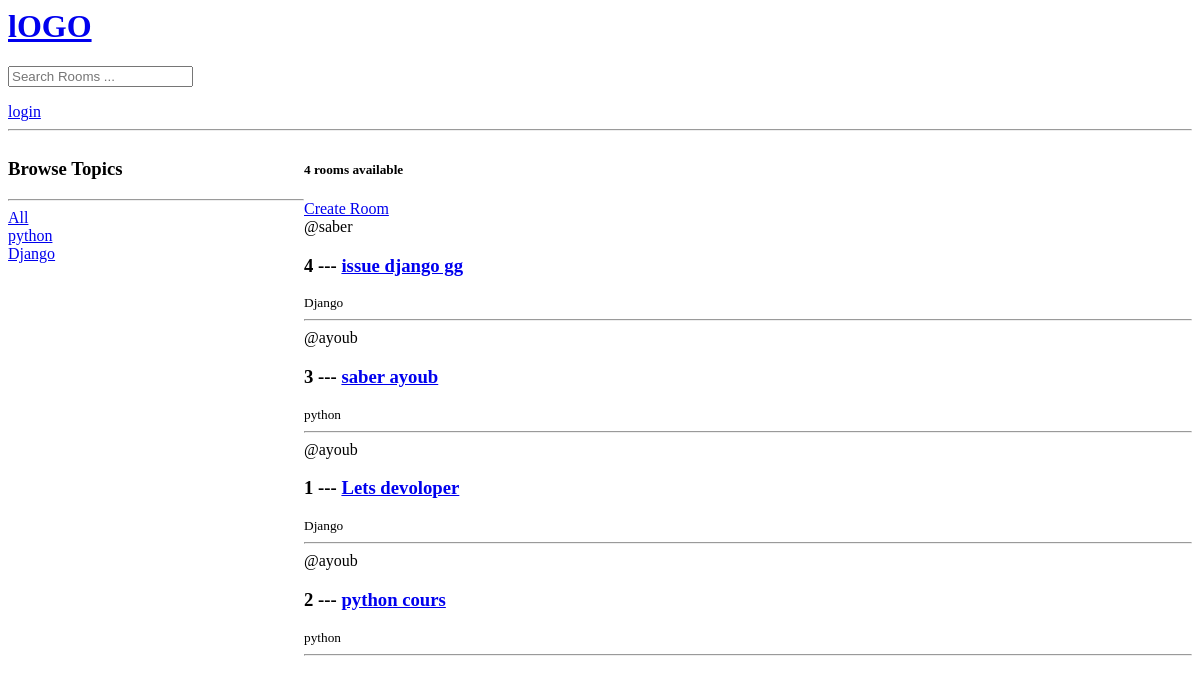
The app's page /, older data.
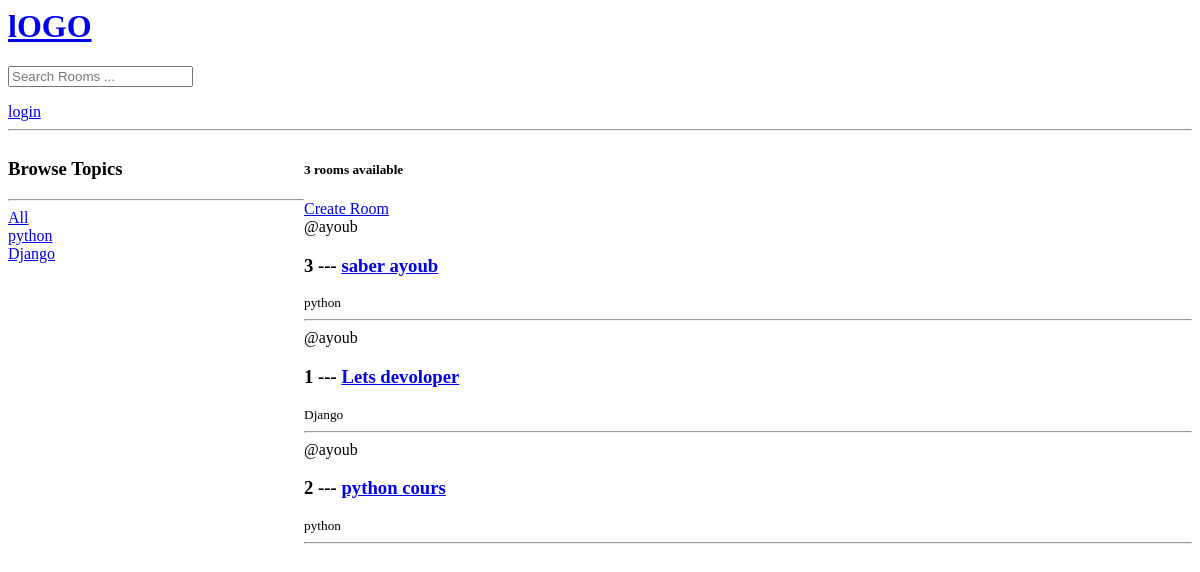
The same page, newer data.
### base/models.py (models this page shows, shortened)
class Topic(models.Model):
    name = models.CharField(max_length=200)

class Room(models.Model):
    host = models.ForeignKey(User, on_delete=models.SET_NULL,null=True)
    topic = models.ForeignKey(Topic, on_delete=models.SET_NULL,null=True)
    name= models.CharField(max_length=200)
    description = models.TextField(null=True, blank=True)
    updated = models.DateTimeField(auto_now=True)
    created = models.DateTimeField(auto_now_add=True)
    class Meta:
        ordering = ['-updated','-created']

### base/views.py (the view)
# urls.py: path('', views.home, name="home"),
def home(request):
    q = request.GET.get('q') if request.GET.get('q') != None else ''
    rooms = Room.objects.filter(
        Q(topic__name__icontains=q)|
        Q(name__icontains=q)|
        Q(description__icontains=q)
    )
    room_count = rooms.count()
    topics = Topic.objects.all()
    context = {'rooms':rooms,'topics':topics,'room_count':room_count}
    return render(request, 'base/home.html',context)

### base/templates/base/home.html (shortened to what this page needs)
{% include 'navbar.html' %}
{% block content %}
<div class="home-container">
    <div>
        <h3>Browse Topics</h3>
        <hr>
        <div>
            <a href="{% url 'home' %}">All</a>
        </div>
        {% for topic in topics %}
            <div>
                <a href="{% url 'home' %}?q={{topic.name}}">{{topic.name}}</a>
            </div>
        {% endfor %}
    </div>
    <div>
        <h5>{{ room_count }} rooms available</h5>
        <a href="{% url 'create-room' %}">Create Room</a>
        <div>
            <div>
                {% for room in rooms %}
                    <div>
                        <span>@{{room.host.username}} </span>
                        <h3> {{ room.id }} --- <a href="{% url 'room' room.id %}">{{ room.name }}</a></h3>
                        <small>{{room.topic.name}}</small>
                        <hr>
                    </div>
                {% endfor %}
            </div>
        </div>
    </div>
</div>
{% endblock %}

### templates/navbar.html
<a href="/">
    <h1>lOGO</h1>
</a>
<form method="GET" action="{% url 'home' %}">
    <input type="text" name="q" placeholder="Search Rooms ..."/>
</form>
{% if request.user.is_authenticated %}
<a href="{% url 'logout' %}">Logout</a>
{% else %}
<a href="{% url 'login' %}"> login</a>
{% endif %}
<hr>

### base/templates/base/home.html (style rules this page uses)
.home-container { display: grid; grid-template-columns:1fr 3fr ; }

Row changes from the older to the newer data that the page shows:
removed Room: host.username "saber", id "4", name "issue django gg", topic.name "Django"
Text that changed along with them:
{{ room_count }}: "4" → "3"
